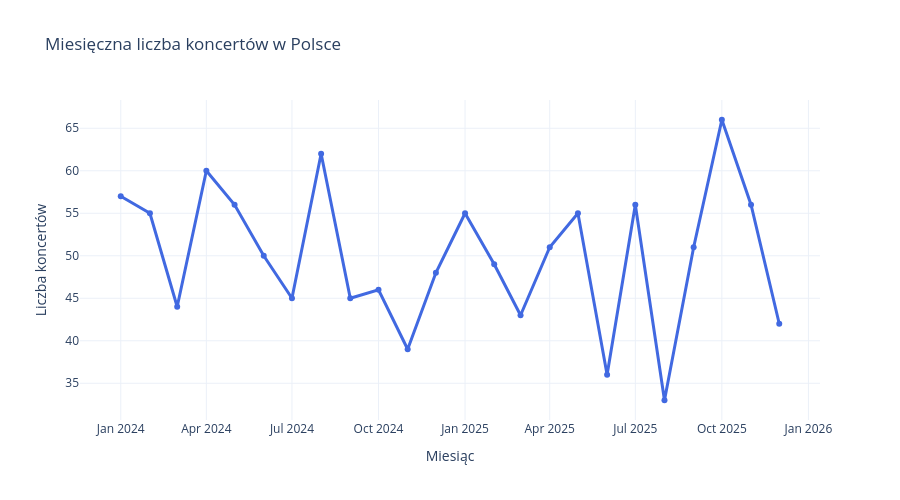
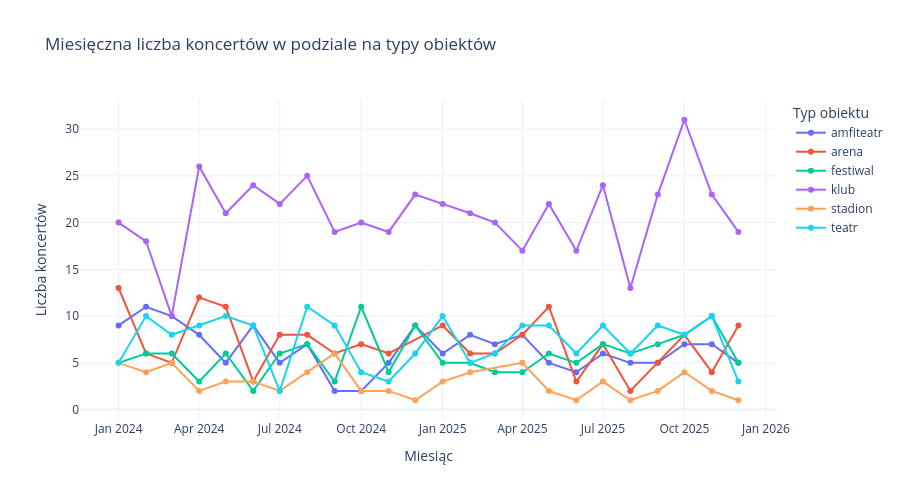

The notebook cell saved with these charts, in order:
### Markdown cell above
## Część 3 — Wykresy liniowe (szereg czasowy) (2 pkt)
Grupujemy liczbę koncertów w ujęciu miesięcznym. Tworzymy dwa wykresy liniowe: pierwszy przedstawia ogólną liczbę koncertów na przestrzeni miesięcy, a drugi — rozkład z podziałem na typy obiektów.

### Code cell
# Dodanie kolumny z oznaczeniem roku i miesiąca w formacie tekstowym
df["rok_miesiac"] = df["data"].dt.to_period("M").astype(str)

# Wykres 1: Ogólna liczba koncertów w kolejnych miesiącach
df_miesiecznie = df.groupby("rok_miesiac").size().reset_index(name="liczba_koncertow")

fig_line1 = px.line(
    df_miesiecznie,
    x="rok_miesiac",
    y="liczba_koncertow",
    title="Miesięczna liczba koncertów w Polsce",
    labels={
        "rok_miesiac": "Miesiąc",
        "liczba_koncertow": "Liczba koncertów"
    },
    markers=True,
    template="plotly_white"
)

fig_line1.update_layout(width=900, height=500)
fig_line1.update_traces(
    line=dict(color="royalblue", width=3),
    hovertemplate="<b>%{x}</b><br>Liczba koncertów: %{y}<extra></extra>"
)
fig_line1.show()

# Wykres 2: Miesięczna liczba koncertów z podziałem na typy obiektów
df_miesiecznie_obiekty = df.groupby(["rok_miesiac", "typ_obiektu"]).size().reset_index(name="liczba_koncertow")

fig_line2 = px.line(
    df_miesiecznie_obiekty,
    x="rok_miesiac",
    y="liczba_koncertow",
    color="typ_obiektu",
    title="Miesięczna liczba koncertów w podziale na typy obiektów",
    labels={
        "rok_miesiac": "Miesiąc",
        "liczba_koncertow": "Liczba koncertów",
        "typ_obiektu": "Typ obiektu"
    },
    markers=True,
    template="plotly_white"
)

fig_line2.update_layout(width=900, height=500)
fig_line2.update_traces(
    hovertemplate="<b>%{x}</b> (%{legendgroup})<br>Liczba koncertów: %{y}<extra></extra>"
)
fig_line2.show()

### Figure 1 — Plotly figure (JSON) as saved in the notebook; plotly's stock layout.template omitted (floating-point values rounded to 4 significant figures)
{"data": [{"hovertemplate": "<b>%{x}</b><br>Liczba koncertów: %{y}<extra></extra>", "legendgroup": "", "line": {"color": "royalblue", "dash": "solid", "width": 3}, "marker": {"symbol": "circle"}, "mode": "lines+markers", "name": "", "orientation": "v", "showlegend": false, "type": "scatter", "x": ["2024-01", "2024-02", "2024-03", "2024-04", "2024-05", "2024-06", "2024-07", "2024-08", "2024-09", "2024-10", "2024-11", "2024-12", "2025-01", "2025-02", "2025-03", "2025-04", "2025-05", "2025-06", "2025-07", "2025-08", "2025-09", "2025-10", "2025-11", "2025-12"], "xaxis": "x", "y": [57, 55, 44, 60, 56, 50, 45, 62, 45, 46, 39, 48, 55, 49, 43, 51, 55, 36, 56, 33, 51, 66, 56, 42], "yaxis": "y"}], "layout": {"height": 500, "legend": {"tracegroupgap": 0}, "title": {"text": "Miesięczna liczba koncertów w Polsce"}, "width": 900, "xaxis": {"anchor": "y", "domain": [0, 1], "title": {"text": "Miesiąc"}}, "yaxis": {"anchor": "x", "domain": [0, 1], "title": {"text": "Liczba koncertów"}}}}

### Figure 2 — Plotly figure (JSON) as saved in the notebook; plotly's stock layout.template omitted (floating-point values rounded to 4 significant figures)
{"data": [{"hovertemplate": "<b>%{x}</b> (%{legendgroup})<br>Liczba koncertów: %{y}<extra></extra>", "legendgroup": "amfiteatr", "line": {"color": "#636efa", "dash": "solid"}, "marker": {"symbol": "circle"}, "mode": "lines+markers", "name": "amfiteatr", "orientation": "v", "showlegend": true, "type": "scatter", "x": ["2024-01", "2024-02", "2024-03", "2024-04", "2024-05", "2024-06", "2024-07", "2024-08", "2024-09", "2024-10", "2024-11", "2024-12", "2025-01", "2025-02", "2025-03", "2025-04", "2025-05", "2025-06", "2025-07", "2025-08", "2025-09", "2025-10", "2025-11", "2025-12"], "xaxis": "x", "y": [9, 11, 10, 8, 5, 9, 5, 7, 2, 2, 5, 9, 6, 8, 7, 8, 5, 4, 6, 5, 5, 7, 7, 5], "yaxis": "y"}, {"hovertemplate": "<b>%{x}</b> (%{legendgroup})<br>Liczba koncertów: %{y}<extra></extra>", "legendgroup": "arena", "line": {"color": "#EF553B", "dash": "solid"}, "marker": {"symbol": "circle"}, "mode": "lines+markers", "name": "arena", "orientation": "v", "showlegend": true, "type": "scatter", "x": ["2024-01", "2024-02", "2024-03", "2024-04", "2024-05", "2024-06", "2024-07", "2024-08", "2024-09", "2024-10", "2024-11", "2025-01", "2025-02", "2025-03", "2025-04", "2025-05", "2025-06", "2025-07", "2025-08", "2025-09", "2025-10", "2025-11", "2025-12"], "xaxis": "x", "y": [13, 6, 5, 12, 11, 3, 8, 8, 6, 7, 6, 9, 6, 6, 8, 11, 3, 7, 2, 5, 8, 4, 9], "yaxis": "y"}, {"hovertemplate": "<b>%{x}</b> (%{legendgroup})<br>Liczba koncertów: %{y}<extra></extra>", "legendgroup": "festiwal", "line": {"color": "#00cc96", "dash": "solid"}, "marker": {"symbol": "circle"}, "mode": "lines+markers", "name": "festiwal", "orientation": "v", "showlegend": true, "type": "scatter", "x": ["2024-01", "2024-02", "2024-03", "2024-04", "2024-05", "2024-06", "2024-07", "2024-08", "2024-09", "2024-10", "2024-11", "2024-12", "2025-01", "2025-02", "2025-03", "2025-04", "2025-05", "2025-06", "2025-07", "2025-08", "2025-09", "2025-10", "2025-11", "2025-12"], "xaxis": "x", "y": [5, 6, 6, 3, 6, 2, 6, 7, 3, 11, 4, 9, 5, 5, 4, 4, 6, 5, 7, 6, 7, 8, 10, 5], "yaxis": "y"}, {"hovertemplate": "<b>%{x}</b> (%{legendgroup})<br>Liczba koncertów: %{y}<extra></extra>", "legendgroup": "klub", "line": {"color": "#ab63fa", "dash": "solid"}, "marker": {"symbol": "circle"}, "mode": "lines+markers", "name": "klub", "orientation": "v", "showlegend": true, "type": "scatter", "x": ["2024-01", "2024-02", "2024-03", "2024-04", "2024-05", "2024-06", "2024-07", "2024-08", "2024-09", "2024-10", "2024-11", "2024-12", "2025-01", "2025-02", "2025-03", "2025-04", "2025-05", "2025-06", "2025-07", "2025-08", "2025-09", "2025-10", "2025-11", "2025-12"], "xaxis": "x", "y": [20, 18, 10, 26, 21, 24, 22, 25, 19, 20, 19, 23, 22, 21, 20, 17, 22, 17, 24, 13, 23, 31, 23, 19], "yaxis": "y"}, {"hovertemplate": "<b>%{x}</b> (%{legendgroup})<br>Liczba koncertów: %{y}<extra></extra>", "legendgroup": "stadion", "line": {"color": "#FFA15A", "dash": "solid"}, "marker": {"symbol": "circle"}, "mode": "lines+markers", "name": "stadion", "orientation": "v", "showlegend": true, "type": "scatter", "x": ["2024-01", "2024-02", "2024-03", "2024-04", "2024-05", "2024-06", "2024-07", "2024-08", "2024-09", "2024-10", "2024-11", "2024-12", "2025-01", "2025-02", "2025-04", "2025-05", "2025-06", "2025-07", "2025-08", "2025-09", "2025-10", "2025-11", "2025-12"], "xaxis": "x", "y": [5, 4, 5, 2, 3, 3, 2, 4, 6, 2, 2, 1, 3, 4, 5, 2, 1, 3, 1, 2, 4, 2, 1], "yaxis": "y"}, {"hovertemplate": "<b>%{x}</b> (%{legendgroup})<br>Liczba koncertów: %{y}<extra></extra>", "legendgroup": "teatr", "line": {"color": "#19d3f3", "dash": "solid"}, "marker": {"symbol": "circle"}, "mode": "lines+markers", "name": "teatr", "orientation": "v", "showlegend": true, "type": "scatter", "x": ["2024-01", "2024-02", "2024-03", "2024-04", "2024-05", "2024-06", "2024-07", "2024-08", "2024-09", "2024-10", "2024-11", "2024-12", "2025-01", "2025-02", "2025-03", "2025-04", "2025-05", "2025-06", "2025-07", "2025-08", "2025-09", "2025-10", "2025-11", "2025-12"], "xaxis": "x", "y": [5, 10, 8, 9, 10, 9, 2, 11, 9, 4, 3, 6, 10, 5, 6, 9, 9, 6, 9, 6, 9, 8, 10, 3], "yaxis": "y"}], "layout": {"height": 500, "legend": {"title": {"text": "Typ obiektu"}, "tracegroupgap": 0}, "title": {"text": "Miesięczna liczba koncertów w podziale na typy obiektów"}, "width": 900, "xaxis": {"anchor": "y", "domain": [0, 1], "title": {"text": "Miesiąc"}}, "yaxis": {"anchor": "x", "domain": [0, 1], "title": {"text": "Liczba koncertów"}}}}
